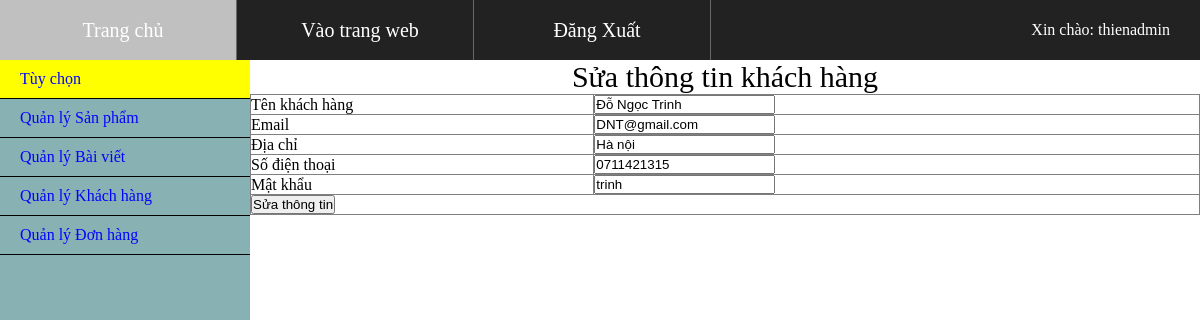
The app's page /admin/index.php?action=quanlykhachhang&query=sua&idkhachhang=11 (signed in) with its own data.
### tables this page shows
CREATE TABLE IF NOT EXISTS `bangdangky` (
  `id_khachhang` int(10) NOT NULL AUTO_INCREMENT,
  `tenkhachhang` varchar(100) NOT NULL,
  `email` varchar(60) NOT NULL,
  `diachi` varchar(60) NOT NULL,
  `matkhau` varchar(60) NOT NULL,
  `dienthoai` varchar(60) NOT NULL,
  PRIMARY KEY (`id_khachhang`)
);

### admin/pages/quanlykhachhang/sua.php (the view)
<?php
	$sql_sua_sp = "SELECT * FROM bangdangky WHERE id_khachhang='$_GET[idkhachhang]' LIMIT 1";
	$query_sua_sp = mysqli_query($mysqli,$sql_sua_sp);
?>
<p style="font-size:30px; text-align:center">Sửa thông tin khách hàng</p>
<table border="1" width="100%" style="border-collapse: collapse;">
<?php
while($row = mysqli_fetch_array($query_sua_sp)) {
?>
 <form method="POST" action="pages/quanlykhachhang/xuly.php?idkhachhang=<?php echo $row['id_khachhang'] ?>" enctype="multipart/form-data">
	  <tr>
	  	<td>Tên khách hàng</td>
	  	<td><input type="text" value="<?php echo $row['tenkhachhang'] ?>" name="tenkhachhang"></td>
	  </tr>
	   <tr>
	  	<td>Email</td>
	  	<td><input type="text" value="<?php echo $row['email'] ?>" name="email"></td>
	  </tr>
	  <tr>
	  	<td>Địa chỉ</td>
	  	<td><input type="text" value="<?php echo $row['diachi'] ?>" name="diachi"></td>
	  </tr>
	  <tr>
	  	<td>Số điện thoại</td>
	  	<td><input type="text" value="<?php echo $row['dienthoai'] ?>" name="dienthoai"></td>
	  </tr>
	  <tr>
	  	<td>Mật khẩu</td>
	  	<td><input type="text" value="<?php echo $row['matkhau'] ?>" name="matkhau"></td>
	  </tr>
	   <tr>
	    <td colspan="2"><input type="submit" name="suathongtin" value="Sửa thông tin"></td>
	  </tr>
 </form>
 <?php
 }
 ?>
</table>

### admin/css/styleadmin.css (style rules this page uses)
* { padding: 0; margin: 0; box-sizing: border-box; }

### records on screen
bangdangky: tenkhachhang "Đỗ Ngọc Trinh", email "DNT@gmail.com", diachi "Hà nội", dienthoai "0711421315", matkhau "trinh"

### other values on screen
$_SESSION['login'] "thienadmin"
